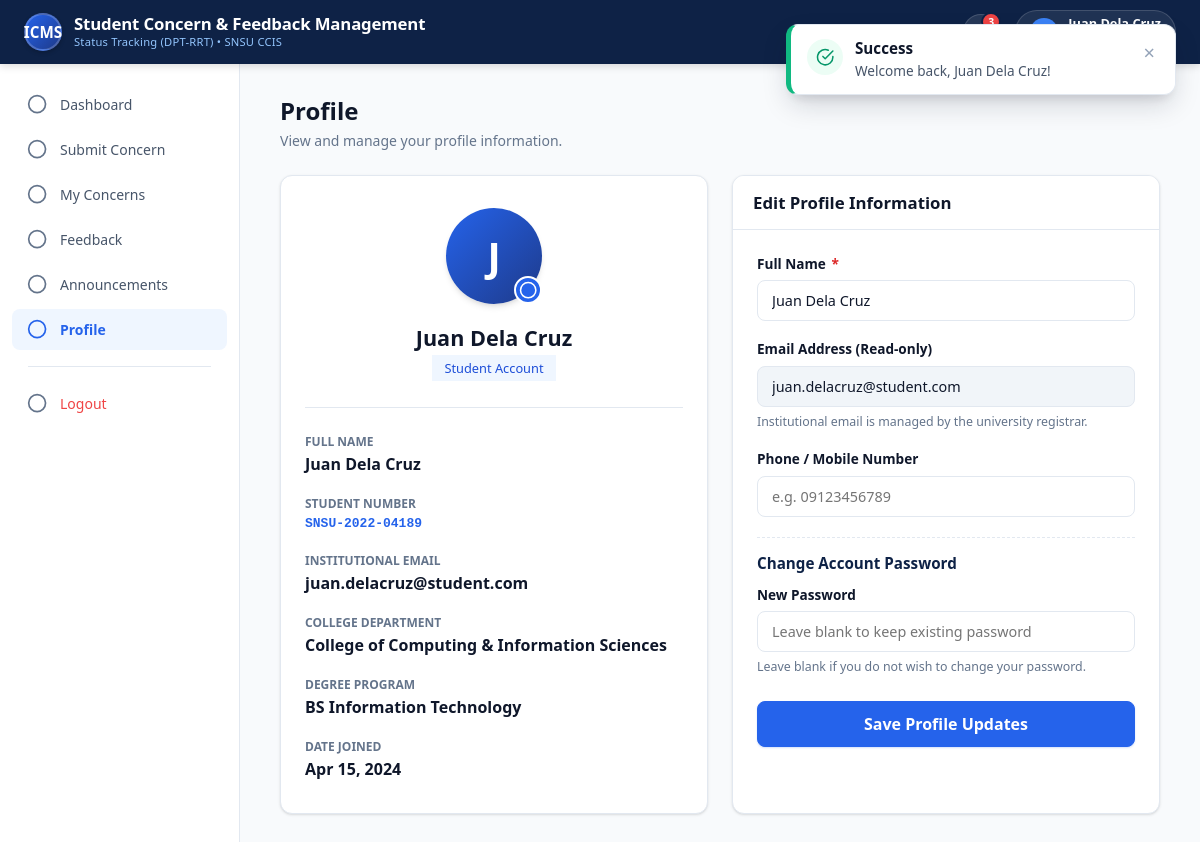
Screenshot of /student/profile.php (signed in) with the database file from the repository.
### tables this page shows
CREATE TABLE IF NOT EXISTS `students` (
  `student_id` INT AUTO_INCREMENT PRIMARY KEY,
  `student_no` VARCHAR(50) NOT NULL UNIQUE,
  `name` VARCHAR(150) NOT NULL,
  `email` VARCHAR(150) NOT NULL UNIQUE,
  `password` VARCHAR(255) NOT NULL,
  `department` VARCHAR(150) NOT NULL DEFAULT 'College of Computing & Information Sciences',
  `program` VARCHAR(150) NOT NULL DEFAULT 'Bachelor of Science in Information Technology',
  `phone` VARCHAR(50) DEFAULT NULL,
  `status` ENUM('Active', 'Inactive') DEFAULT 'Active',
  `created_at` DATETIME DEFAULT CURRENT_TIMESTAMP
);

### student/profile.php (the view, shortened to what this page needs)
<?php
require_once __DIR__ . '/../config/db.php';
require_once __DIR__ . '/../includes/helpers.php';
$user = getCurrentUser();
$studentId = $user['id'];
$stmt = $pdo->prepare("SELECT * FROM students WHERE student_id = :id");
$stmt->execute(['id' => $studentId]);
$student = $stmt->fetch();
require_once __DIR__ . '/../includes/header.php';
require_once __DIR__ . '/../includes/navbar.php';
require_once __DIR__ . '/../includes/sidebar.php';
?>
<div class="page-header" style="max-width: 960px; margin: 0 auto 24px auto;">
  <div class="page-title-wrap">
    <h1 class="page-title">Profile</h1>
    <p class="page-desc">View and manage your profile information.</p>
  </div>
</div>
<div style="display: grid; grid-template-columns: repeat(auto-fit, minmax(320px, 1fr)); gap: 24px; max-width: 960px; margin: 0 auto;">
  <div class="card">
    <div class="card-body" style="padding: 32px 24px; text-align: center;">
      <div style="position: relative; width: 96px; height: 96px; margin: 0 auto 20px auto;">
        <div style="width: 100%; height: 100%; border-radius: 50%; background: linear-gradient(135deg, #2563eb, #1e3a8a); color: #ffffff; display: flex; align-items: center; justify-content: center; font-size: 2.5rem; font-weight: 800; box-shadow: var(--shadow-md);">
          <?= strtoupper(substr($student['name'], 0, 1)) ?>
        </div>
        <div style="position: absolute; bottom: 0; right: 0; background: #2563eb; color: #ffffff; width: 28px; height: 28px; border-radius: 50%; display: flex; align-items: center; justify-content: center; border: 2px solid #ffffff;">
          <?= icon('camera', '', 14) ?>
        </div>
      </div>
      <h2 style="font-size: 1.35rem; font-weight: 700; color: var(--text-primary); margin-bottom: 4px;"><?= e($student['name']) ?></h2>
      <span class="badge-tag" style="background: #eff6ff; color: #1d4ed8; font-size: 0.8rem; padding: 4px 12px;">Student Account</span>
      <div style="margin-top: 28px; text-align: left; display: flex; flex-direction: column; gap: 14px; border-top: 1px solid var(--border-color); padding-top: 20px;">
        <div>
          <span class="text-xs text-muted" style="font-weight: 600; text-transform: uppercase;">Full Name</span>
          <div style="font-weight: 600; color: var(--text-primary);"><?= e($student['name']) ?></div>
        </div>
        <div>
          <span class="text-xs text-muted" style="font-weight: 600; text-transform: uppercase;">Student Number</span>
          <div style="font-family: monospace; font-weight: 700; color: var(--brand-blue);"><?= e($student['student_no']) ?></div>
        </div>
        <div>
          <span class="text-xs text-muted" style="font-weight: 600; text-transform: uppercase;">Institutional Email</span>
          <div style="font-weight: 600; color: var(--text-primary);"><?= e($student['email']) ?></div>
        </div>
        <div>
          <span class="text-xs text-muted" style="font-weight: 600; text-transform: uppercase;">College Department</span>
          <div style="font-weight: 600; color: var(--text-primary);"><?= e($student['department']) ?></div>
        </div>
        <div>
          <span class="text-xs text-muted" style="font-weight: 600; text-transform: uppercase;">Degree Program</span>
          <div style="font-weight: 600; color: var(--text-primary);"><?= e($student['program']) ?></div>
        </div>
        <div>
          <span class="text-xs text-muted" style="font-weight: 600; text-transform: uppercase;">Date Joined</span>
          <div style="font-weight: 600; color: var(--text-primary);"><?= formatDate($student['created_at']) ?></div>
        </div>
      </div>
    </div>
  </div>
  <div class="card">
    <div class="card-header">
      <h2 class="card-title">Edit Profile Information</h2>
    </div>
    <div class="card-body" style="padding: 24px;">
      <form action="../actions/profile_action.php" method="POST">
        <div class="form-group">
          <label class="form-label" for="profileName">Full Name <span class="required">*</span></label>
          <input type="text" name="name" id="profileName" class="form-control" value="<?= e($student['name']) ?>" required>
        </div>
        <div class="form-group">
          <label class="form-label" for="profileEmail">Email Address (Read-only)</label>
          <input type="email" id="profileEmail" class="form-control" value="<?= e($student['email']) ?>" readonly style="background: #f1f5f9; cursor: not-allowed;">
          <span class="form-help">Institutional email is managed by the university registrar.</span>
        </div>
        <div class="form-group">
          <label class="form-label" for="profilePhone">Phone / Mobile Number</label>
          <input type="text" name="phone" id="profilePhone" class="form-control" value="<?= e($student['phone'] ?? '') ?>" placeholder="e.g. 09123456789">
        </div>
        <div style="margin: 20px 0; border-top: 1px dashed var(--border-color); padding-top: 16px;">
          <h3 style="font-size: 0.95rem; font-weight: 700; color: var(--navy-primary); margin-bottom: 12px;">Change Account Password</h3>
          <div class="form-group">
            <label class="form-label" for="profilePassword">New Password</label>
            <input type="password" name="password" id="profilePassword" class="form-control" placeholder="Leave blank to keep existing password">
            <span class="form-help">Leave blank if you do not wish to change your password.</span>
          </div>
        </div>
        <div style="margin-top: 24px;">
          <button type="submit" class="btn btn-primary btn-lg" style="width: 100%;">
            <span>Save Profile Updates</span>
          </button>
        </div>
      </form>
    </div>
  </div>
</div>
<?php require_once __DIR__ . '/../includes/footer.php'; ?>

### assets/css/variables.css (style rules this page uses)
:root { --navy-dark: #091730; --navy-primary: #0e2246; --navy-light: #18376e; --navy-surface: #1e3a8a; --brand-blue: #2563eb; --brand-blue-hover: #1d4ed8; --brand-blue-light: #eff6ff; --brand-blue-border: #bfdbfe; --accent-gold: #f59e0b; --accent-gold-light: #fef3c7; --status-pending-text: #b45309; --status-pending-bg: #fef3c7; --status-pending-border: #fde68a; --status-pending-dot: #f59e0b; --status-progress-text: #1d4ed8; --status-progress-bg: #eff6ff; --status-progress-border: #bfdbfe; --status-progress-dot: #3b82f6; --status-resolved-text: #065f46; --status-resolved-bg: #d1fae5; --status-resolved-border: #a7f3d0; --status-resolved-dot: #10b981; --priority-critical-text: #991b1b; --priority-critical-bg: #fee2e2; --priority-critical-border: #fca5a5; --priority-high-text: #c2410c; --priority-high-bg: #ffedd5; --priority-high-border: #fed7aa; --priority-medium-text: #b45309; --priority-medium-bg: #fef3c7; --priority-medium-border: #fde68a; --priority-low-text: #334155; --priority-low-bg: #f1f5f9; --priority-low-border: #cbd5e1; --bg-body: #f8fafc; --bg-card: #ffffff; --bg-sidebar: #ffffff; --bg-header: #0e2246; --border-color: #e2e8f0; --border-subtle: #f1f5f9; --divider: #e2e8f0; --text-primary: #0f172a; --text-secondary: #475569; --text-muted: #64748b; --text-light: #94a3b8; --text-inverse: #ffffff; --font-family-display: system-ui, -apple-system, BlinkMacSystemFont, 'Segoe UI', Roboto, Helvetica, Arial, sans-serif; --font-family-body: system-ui, -apple-system, BlinkMacSystemFont, 'Segoe UI', Roboto, Helvetica, Arial, sans-serif; --shadow-xs: 0 1px 2px 0 rgba(0, 0, 0, 0.05); --shadow-sm: 0 1px 3px 0 rgba(0, 0, 0, 0.1), 0 1px 2px -1px rgba(0, 0, 0, 0.1); --shadow-md: 0 4px 6px -1px rgba(0, 0, 0, 0.1), 0 2px 4px -2px rgba(0, 0, 0, 0.1); --shadow-lg: 0 10px 15px -3px rgba(0, 0, 0, 0.1), 0 4px 6px -4px rgba(0, 0, 0, 0.1); --shadow-xl: 0 20px 25px -5px rgba(0, 0, 0, 0.1), 0 8px 10px -6px rgba(0, 0, 0, 0.1); --radius-xs: 4px; --radius-sm: 6px; --radius-md: 8px; --radius-lg: 12px; --radius-xl: 16px; --radius-pill: 9999px; --header-height: 64px; --sidebar-width: 240px; --transition-fast: 0.15s ease; --transition-normal: 0.25s ease; }

### assets/css/base.css (style rules this page uses)
* { margin: 0; padding: 0; box-sizing: border-box; }
html, body { width: 100%; min-height: 100%; font-family: var(--font-family-body); color: var(--text-primary); background-color: var(--bg-body); line-height: 1.5; -webkit-font-smoothing: antialiased; -moz-osx-font-smoothing: grayscale; }
h1, h2, h3, h4, h5, h6 { font-family: var(--font-family-display); font-weight: 700; line-height: 1.25; color: var(--text-primary); }
button, input, select, textarea { font-family: inherit; font-size: 0.925rem; }
.svg-icon { display: inline-block; width: 1.15em; height: 1.15em; stroke-width: 2; stroke: currentColor; fill: none; stroke-linecap: round; stroke-linejoin: round; vertical-align: -0.18em; }
.text-muted { color: var(--text-muted); }
.text-xs { font-size: 0.75rem; }

### assets/css/layout.css (style rules this page uses)
.main-content-container .card[style*="max-width"], .main-content-container div[style*="max-width"] { margin-left: auto; margin-right: auto; }
.page-header { margin-bottom: 24px; display: flex; align-items: flex-start; justify-content: space-between; flex-wrap: wrap; gap: 16px; }
.page-title-wrap { display: flex; flex-direction: column; }
.page-title { font-size: 1.5rem; font-weight: 700; color: var(--text-primary); display: flex; align-items: center; gap: 8px; }
.page-desc { font-size: 0.875rem; color: var(--text-muted); margin-top: 4px; }

### rows the page displays
students: name "J", name "Juan Dela Cruz", student_no "SNSU-2022-04189", email "juan.delacruz@student.com", department "College of Computing & Information Sciences", program "BS Information Technology", created_at "Apr 15, 2024"
